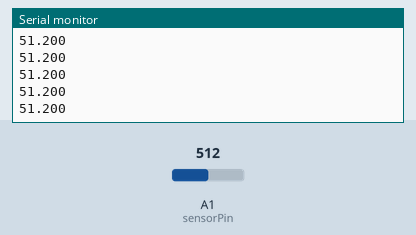
Recording of a sketch running on a simulated Arduino Uno, built with avr-gcc and run on an emulated ATmega328P. Parts: the last lines printed to the serial monitor. The inputs (shaded band) are chosen by the test bench; at power-on: A1 (sensorPin) = 512.

Above: at 1.2 s.
1.3 s: A1 (sensorPin) set to 716
At 1.32 s:
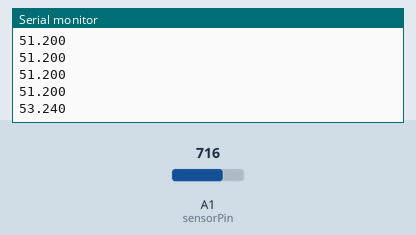
2.8 s: A1 (sensorPin) set to 900
At 2.83 s:
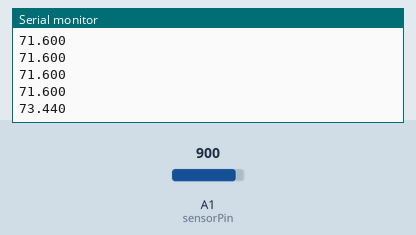
Timing chart, 0 to 5.8 s (numbered marks = the images above; inputs shaded):
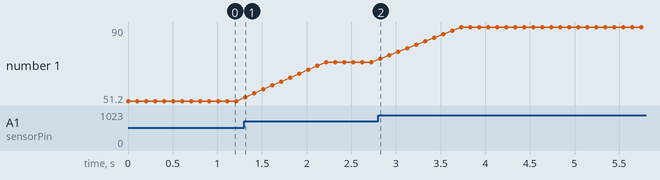

The sketch:

IR-tst-runing-average.ino
```cpp
#include "RunningAverage.h"

RunningAverage myRA(10);
int samples = 0;
int sensorPin = A1;
int sensorValue = 0;

void setup(void)
{
  Serial.begin(9600);
  myRA.clear(); // explicitly start clean
}

void loop(void)
{
  long sens = analogRead(sensorPin) ;
  myRA.addValue(sens * .1);
  samples++;
  Serial.println(myRA.getAverage(), 3);

  if (samples == 300)
  {
    samples = 0;
    myRA.clear();
  }
  delay(100);
}
```

Measured:
- after the input at 1.3 s, the serial monitor: prints a new line at once (image 1)
- after the input at 2.8 s, the serial monitor: prints a new line at once (image 2)
- plotted number 1: 51.2 → 71.6 after the input at 1.3 s, 71.6 → 90 after the input at 2.8 s
